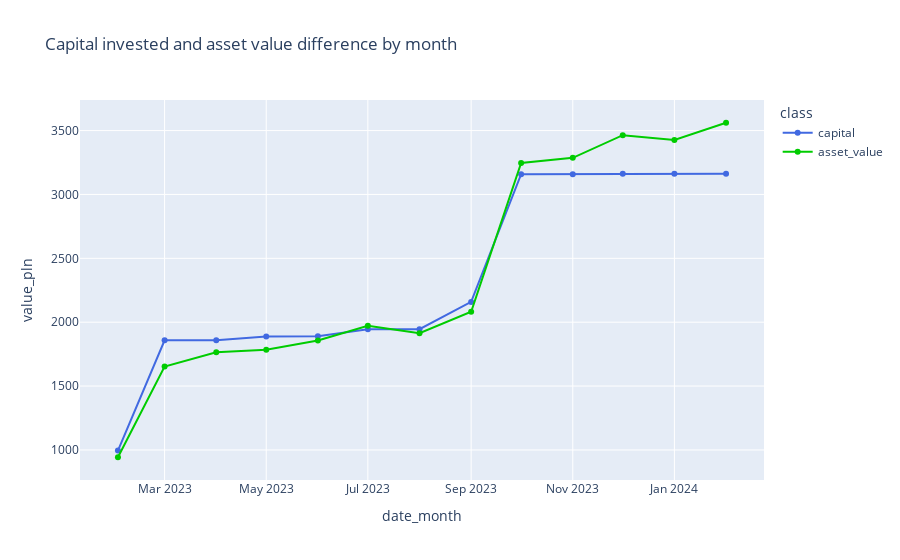

The notebook cell this image was saved under:
### Code cell
fig = px.line(df_nw_pl_plot2,
              x="date_month", 
              y="value_pln", 
              color='class', 
              markers=True,
              title="Capital invested and asset value difference by month",
              color_discrete_sequence=["#4169E1", "#00cc00"]
             )
fig.show()

### Figure 1 — Plotly figure (JSON) as saved in the notebook; plotly's stock layout.template omitted (floating-point values rounded to 4 significant figures)
{"data": [{"hovertemplate": "class=capital<br>date_month=%{x}<br>value_pln=%{y}<extra></extra>", "legendgroup": "capital", "line": {"color": "#4169E1", "dash": "solid"}, "marker": {"symbol": "circle"}, "mode": "lines+markers", "name": "capital", "orientation": "v", "showlegend": true, "type": "scatter", "x": ["2023-02", "2023-03", "2023-04", "2023-05", "2023-06", "2023-07", "2023-08", "2023-09", "2023-10", "2023-11", "2023-12", "2024-01", "2024-02"], "xaxis": "x", "y": [994.7, 1858.0, 1858.0, 1887.0, 1889.0, 1945.0, 1945.0, 2159.0, 3159.0, 3159.0, 3163.0, 3163.0, 3163.0], "yaxis": "y"}, {"hovertemplate": "class=asset_value<br>date_month=%{x}<br>value_pln=%{y}<extra></extra>", "legendgroup": "asset_value", "line": {"color": "#00cc00", "dash": "solid"}, "marker": {"symbol": "circle"}, "mode": "lines+markers", "name": "asset_value", "orientation": "v", "showlegend": true, "type": "scatter", "x": ["2023-02", "2023-03", "2023-04", "2023-05", "2023-06", "2023-07", "2023-08", "2023-09", "2023-10", "2023-11", "2023-12", "2024-01", "2024-02"], "xaxis": "x", "y": [942.8, 1653.0, 1765.0, 1785.0, 1856.0, 1972.0, 1914.0, 2082.0, 3247.0, 3287.0, 3464.0, 3427.0, 3561.0], "yaxis": "y"}], "layout": {"autosize": true, "legend": {"title": {"text": "class"}, "tracegroupgap": 0}, "title": {"text": "Capital invested and asset value difference by month"}, "xaxis": {"anchor": "y", "autorange": true, "domain": [0, 1], "range": ["2023-01-09 18:32:18.4615", "2024-02-23 05:27:41.5385"], "title": {"text": "date_month"}, "type": "date"}, "yaxis": {"anchor": "x", "autorange": true, "domain": [0, 1], "range": [726.7, 3777.0], "title": {"text": "value_pln"}, "type": "linear"}}}
